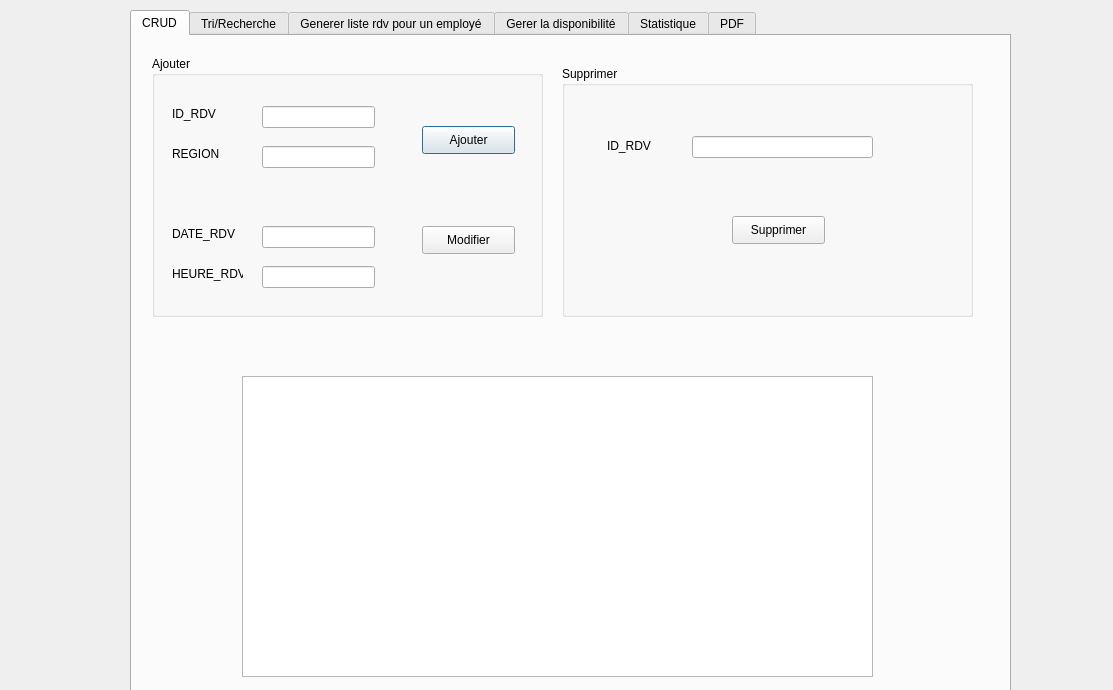
<?xml version="1.0" encoding="UTF-8"?>
<ui version="4.0">
 <class>gestionrdv</class>
 <widget class="QDialog" name="gestionrdv">
  <property name="geometry">
   <rect>
    <x>0</x>
    <y>0</y>
    <width>1113</width>
    <height>690</height>
   </rect>
  </property>
  <property name="windowTitle">
   <string>Dialog</string>
  </property>
  <widget class="QLabel" name="label">
   <property name="geometry">
    <rect>
     <x>0</x>
     <y>0</y>
     <width>1121</width>
     <height>691</height>
    </rect>
   </property>
   <property name="styleSheet">
    <string notr="true">background-image: url(:/Downloads/BG QT.jpg);</string>
   </property>
   <property name="text">
    <string/>
   </property>
  </widget>
  <widget class="QTabWidget" name="tabWidget">
   <property name="geometry">
    <rect>
     <x>130</x>
     <y>10</y>
     <width>881</width>
     <height>801</height>
    </rect>
   </property>
   <property name="styleSheet">
    <string notr="true">background-image: url(:/Downloads/BG QT.jpg);</string>
   </property>
   <property name="currentIndex">
    <number>0</number>
   </property>
   <widget class="QWidget" name="tab">
    <attribute name="title">
     <string>CRUD</string>
    </attribute>
    <widget class="QGroupBox" name="groupBox">
     <property name="geometry">
      <rect>
       <x>20</x>
       <y>20</y>
       <width>391</width>
       <height>261</height>
      </rect>
     </property>
     <property name="title">
      <string>Ajouter</string>
     </property>
     <widget class="QPushButton" name="pb_ajouter">
      <property name="geometry">
       <rect>
        <x>270</x>
        <y>70</y>
        <width>93</width>
        <height>28</height>
       </rect>
      </property>
      <property name="text">
       <string>Ajouter</string>
      </property>
     </widget>
     <widget class="QLabel" name="label_2">
      <property name="geometry">
       <rect>
        <x>20</x>
        <y>50</y>
        <width>61</width>
        <height>16</height>
       </rect>
      </property>
      <property name="text">
       <string>ID_RDV</string>
      </property>
     </widget>
     <widget class="QLabel" name="label_3">
      <property name="geometry">
       <rect>
        <x>20</x>
        <y>90</y>
        <width>56</width>
        <height>16</height>
       </rect>
      </property>
      <property name="text">
       <string>REGION</string>
      </property>
     </widget>
     <widget class="QLabel" name="label_5">
      <property name="geometry">
       <rect>
        <x>20</x>
        <y>170</y>
        <width>71</width>
        <height>16</height>
       </rect>
      </property>
      <property name="text">
       <string>DATE_RDV</string>
      </property>
     </widget>
     <widget class="QLabel" name="label_6">
      <property name="geometry">
       <rect>
        <x>20</x>
        <y>210</y>
        <width>71</width>
        <height>16</height>
       </rect>
      </property>
      <property name="text">
       <string>HEURE_RDV</string>
      </property>
     </widget>
     <widget class="QLineEdit" name="le_id">
      <property name="geometry">
       <rect>
        <x>110</x>
        <y>50</y>
        <width>113</width>
        <height>22</height>
       </rect>
      </property>
     </widget>
     <widget class="QLineEdit" name="le_region">
      <property name="geometry">
       <rect>
        <x>110</x>
        <y>90</y>
        <width>113</width>
        <height>22</height>
       </rect>
      </property>
     </widget>
     <widget class="QLineEdit" name="le_date">
      <property name="geometry">
       <rect>
        <x>110</x>
        <y>170</y>
        <width>113</width>
        <height>22</height>
       </rect>
      </property>
     </widget>
     <widget class="QLineEdit" name="le_heure">
      <property name="geometry">
       <rect>
        <x>110</x>
        <y>210</y>
        <width>113</width>
        <height>22</height>
       </rect>
      </property>
     </widget>
     <widget class="QPushButton" name="pb_modifier">
      <property name="geometry">
       <rect>
        <x>270</x>
        <y>170</y>
        <width>93</width>
        <height>28</height>
       </rect>
      </property>
      <property name="text">
       <string>Modifier</string>
      </property>
     </widget>
    </widget>
    <widget class="QTableView" name="tab_rdv">
     <property name="geometry">
      <rect>
       <x>110</x>
       <y>340</y>
       <width>631</width>
       <height>301</height>
      </rect>
     </property>
    </widget>
    <widget class="QGroupBox" name="groupBox_3">
     <property name="geometry">
      <rect>
       <x>430</x>
       <y>30</y>
       <width>411</width>
       <height>251</height>
      </rect>
     </property>
     <property name="title">
      <string>Supprimer</string>
     </property>
     <widget class="QLineEdit" name="le_id_supp">
      <property name="geometry">
       <rect>
        <x>130</x>
        <y>70</y>
        <width>181</width>
        <height>22</height>
       </rect>
      </property>
     </widget>
     <widget class="QLabel" name="label_8">
      <property name="geometry">
       <rect>
        <x>45</x>
        <y>70</y>
        <width>51</width>
        <height>20</height>
       </rect>
      </property>
      <property name="text">
       <string>ID_RDV</string>
      </property>
     </widget>
     <widget class="QPushButton" name="pb_supp">
      <property name="geometry">
       <rect>
        <x>170</x>
        <y>150</y>
        <width>93</width>
        <height>28</height>
       </rect>
      </property>
      <property name="text">
       <string>Supprimer</string>
      </property>
     </widget>
    </widget>
   </widget>
   <widget class="QWidget" name="tab_6">
    <attribute name="title">
     <string>Tri/Recherche</string>
    </attribute>
    <widget class="QGroupBox" name="groupBox_4">
     <property name="geometry">
      <rect>
       <x>70</x>
       <y>40</y>
       <width>461</width>
       <height>261</height>
      </rect>
     </property>
     <property name="title">
      <string>Trier</string>
     </property>
     <widget class="QPushButton" name="pushButton_6">
      <property name="geometry">
       <rect>
        <x>30</x>
        <y>50</y>
        <width>161</width>
        <height>28</height>
       </rect>
      </property>
      <property name="text">
       <string>Trier de A a Z</string>
      </property>
     </widget>
     <widget class="QPushButton" name="pushButton_7">
      <property name="geometry">
       <rect>
        <x>30</x>
        <y>130</y>
        <width>161</width>
        <height>28</height>
       </rect>
      </property>
      <property name="text">
       <string>Trier de A a Z</string>
      </property>
     </widget>
    </widget>
    <widget class="QGroupBox" name="groupBox_5">
     <property name="geometry">
      <rect>
       <x>70</x>
       <y>330</y>
       <width>461</width>
       <height>261</height>
      </rect>
     </property>
     <property name="title">
      <string>Rechercher</string>
     </property>
     <widget class="QLabel" name="label_11">
      <property name="geometry">
       <rect>
        <x>40</x>
        <y>60</y>
        <width>71</width>
        <height>16</height>
       </rect>
      </property>
      <property name="text">
       <string>Id</string>
      </property>
     </widget>
     <widget class="QLineEdit" name="lineEdit">
      <property name="geometry">
       <rect>
        <x>130</x>
        <y>60</y>
        <width>113</width>
        <height>22</height>
       </rect>
      </property>
     </widget>
     <widget class="QPushButton" name="pushButton_5">
      <property name="geometry">
       <rect>
        <x>130</x>
        <y>120</y>
        <width>93</width>
        <height>28</height>
       </rect>
      </property>
      <property name="text">
       <string>Rechercher</string>
      </property>
     </widget>
    </widget>
   </widget>
   <widget class="QWidget" name="tab_3">
    <attribute name="title">
     <string>Generer liste rdv pour un employé</string>
    </attribute>
    <widget class="QListView" name="listView">
     <property name="geometry">
      <rect>
       <x>90</x>
       <y>80</y>
       <width>701</width>
       <height>381</height>
      </rect>
     </property>
    </widget>
    <widget class="QPushButton" name="pushButton">
     <property name="geometry">
      <rect>
       <x>390</x>
       <y>530</y>
       <width>93</width>
       <height>28</height>
      </rect>
     </property>
     <property name="text">
      <string>Generer liste</string>
     </property>
    </widget>
   </widget>
   <widget class="QWidget" name="tab_5">
    <attribute name="title">
     <string>Gerer la disponibilité</string>
    </attribute>
   </widget>
   <widget class="QWidget" name="tab_2">
    <attribute name="title">
     <string>Statistique</string>
    </attribute>
    <widget class="QGroupBox" name="groupBox_6">
     <property name="geometry">
      <rect>
       <x>30</x>
       <y>50</y>
       <width>791</width>
       <height>491</height>
      </rect>
     </property>
     <property name="title">
      <string>Statistique des rendez_vous pour la semaine</string>
     </property>
     <widget class="QPushButton" name="pushButton_3">
      <property name="geometry">
       <rect>
        <x>360</x>
        <y>430</y>
        <width>93</width>
        <height>28</height>
       </rect>
      </property>
      <property name="text">
       <string>Afficher</string>
      </property>
     </widget>
    </widget>
   </widget>
   <widget class="QWidget" name="tab_4">
    <attribute name="title">
     <string>PDF</string>
    </attribute>
    <widget class="QPushButton" name="pushButton_2">
     <property name="geometry">
      <rect>
       <x>390</x>
       <y>120</y>
       <width>93</width>
       <height>28</height>
      </rect>
     </property>
     <property name="text">
      <string>Convertir</string>
     </property>
    </widget>
    <widget class="QLabel" name="label_9">
     <property name="geometry">
      <rect>
       <x>320</x>
       <y>120</y>
       <width>31</width>
       <height>21</height>
      </rect>
     </property>
     <property name="text">
      <string>PDF</string>
     </property>
    </widget>
    <widget class="QProgressBar" name="progressBar">
     <property name="geometry">
      <rect>
       <x>390</x>
       <y>180</y>
       <width>118</width>
       <height>23</height>
      </rect>
     </property>
     <property name="value">
      <number>24</number>
     </property>
    </widget>
   </widget>
  </widget>
 </widget>
 <resources/>
 <connections/>
</ui>
